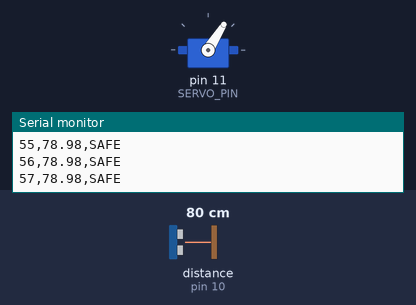
The sketch below on a simulated Arduino Uno, built with avr-gcc and run on an emulated ATmega328P. On the bench: servo, the last lines printed to the serial monitor. Wiring (inferred from the names in the program): ultrasonic range finder: trigger pin 9; echo pin 10. The inputs (shaded band) are chosen by the test bench; at power-on: distance to the obstacle (sensor on pin 10) 80 cm. The echo pulse lasts 58.3 µs per cm.

Above: at 2.2 s.
2.3 s: distance to the obstacle (sensor on pin 10) set to 2 cm
At 3.0 s:
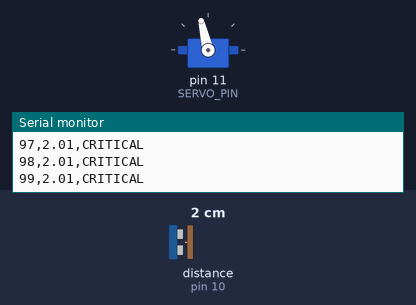
5.3 s: distance to the obstacle (sensor on pin 10) set to 250 cm
At 5.45 s:
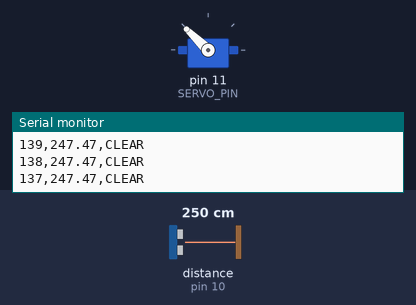
8.3 s: distance to the obstacle (sensor on pin 10) set to 4 cm
At 8.54 s:
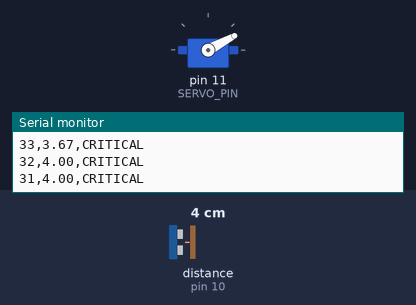
11.3 s: distance to the obstacle (sensor on pin 10) set to 203 cm
Timing chart, 0 to 15.3 s (numbered marks = the images above; inputs shaded):
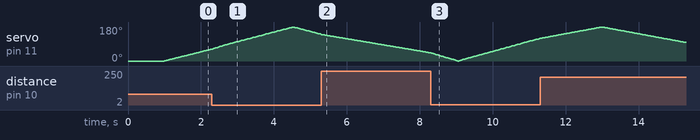

Measured:
- by itself, servo on pin 11 (SERVO_PIN): rises from 120° to 180° in 1.7 s, then falls to 98° in 2.3 s

The sketch:

sketch_aug11a.ino
```cpp
#include <Servo.h>

// Pin definitions
const int TRIG_PIN = 9;
const int ECHO_PIN = 10;
const int SERVO_PIN = 11;

// Servo configuration
Servo radarServo;
const int SERVO_START = 0;
const int SERVO_END = 180;
const int STEP_DELAY = 15; // ms between steps

// Radar data
float distances[181]; // Array to store distances for each angle
int currentAngle = 0;
bool sweepForward = true;

void setup() {
  Serial.begin(9600);

  // Initialize ultrasonic pins
  pinMode(TRIG_PIN, OUTPUT);
  pinMode(ECHO_PIN, INPUT);

  // Initialize servo
  radarServo.attach(SERVO_PIN);
  radarServo.write(SERVO_START);

  delay(1000); // Allow servo to stabilize
  Serial.println("RADAR_START");
}

void loop() {
  // Sweep the servo
  if (sweepForward) {
    currentAngle++;
    if (currentAngle >= SERVO_END) {
      currentAngle = SERVO_END;
      sweepForward = false;
    }
  } else {
    currentAngle--;
    if (currentAngle <= SERVO_START) {
      currentAngle = SERVO_START;
      sweepForward = true;
    }
  }

  // Move servo to current angle
  radarServo.write(currentAngle);
  delay(STEP_DELAY);

  // Read distance at this angle
  float distance = measureDistance();
  distances[currentAngle] = distance;

  // Send data to serial
  sendRadarData(currentAngle, distance);
}

float measureDistance() {
  // Clear trigger
  digitalWrite(TRIG_PIN, LOW);
  delayMicroseconds(2);

  // Send 10us pulse
  digitalWrite(TRIG_PIN, HIGH);
  delayMicroseconds(10);
  digitalWrite(TRIG_PIN, LOW);

  // Read echo time
  long duration = pulseIn(ECHO_PIN, HIGH, 30000); // Timeout after 30ms

  if (duration == 0) {
    return 999.0; // No obstacle detected
  }

  // Calculate distance in cm (speed of sound = 343 m/s)
  float distance = duration * 0.034 / 2;

  // Limit maximum distance
  if (distance > 400) distance = 400;

  return distance;
}

void sendRadarData(int angle, float distance) {
  Serial.print(angle);
  Serial.print(",");
  Serial.print(distance);
  Serial.print(",");

  // Determine object presence and status
  if (distance < 20) {
    Serial.println("CRITICAL");
  } else if (distance < 50) {
    Serial.println("WARNING");
  } else if (distance < 200) {
    Serial.println("SAFE");
  } else {
    Serial.println("CLEAR");
  }
}
```
